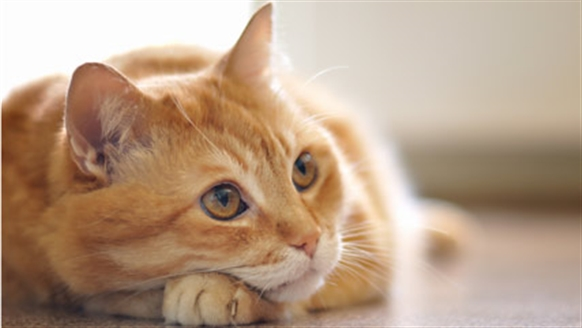
#> input picture image/cat.jpg, 582 x 328 px
$ python s_command.py
#> lines starting #> are read from the running program, lines starting #| are printed output that depends on the picture
import numpy as numpy
import cv2

img = cv2.imread ('./image/cat.jpg', 0) 		# 0 is grayscale, 1 is original
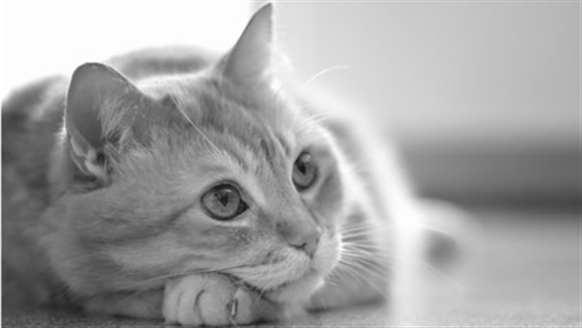
#> img: shape (328, 582); min 20, max 255, mean 163.4

cv2.namedWindow ('image', cv2.WINDOW_NORMAL)	# can resize window

cv2.imwrite ('./image/cat_gray.jpg', img)		# save to new image

cv2.imshow ('image', img)
cv2.waitKey (0)
cv2.destroyAllWindows ()
